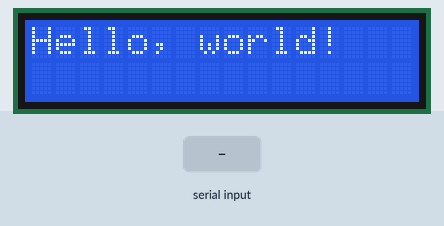
Bench run of a sketch on a simulated Arduino Uno, built with avr-gcc and run on an emulated ATmega328P. Parts: 16×2 character LCD. The inputs (shaded band) are chosen by the test bench.

Above: at 1.2 s.
1.3 s: "1" received over Serial
At 2.5 s:
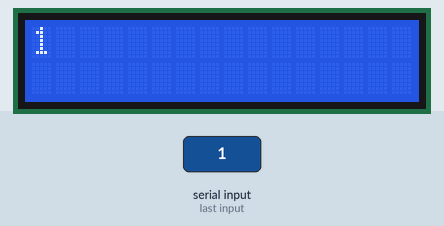
2.9 s: "0" received over Serial
At 3.7 s:
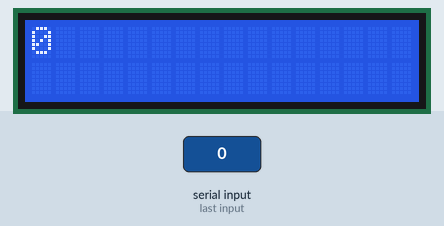
4.5 s: "2" received over Serial
At 5.0 s:
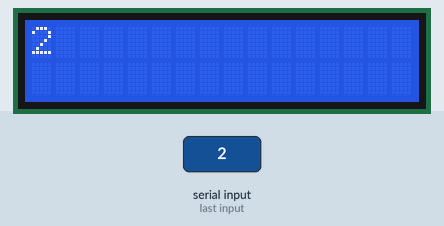
Timing chart, 0 to 7.5 s (numbered marks = the images above; inputs shaded):
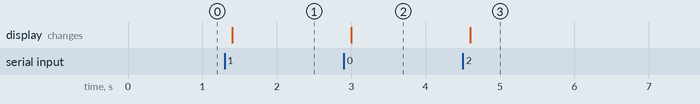

Measured:
- after the input at 1.3 s, the display: changes after 0.10 s (image 1)
- after the input at 2.9 s, the display: changes after 0.10 s (image 2)
- after the input at 4.5 s, the display: changes after 0.10 s (image 3)

The sketch:

lcd_matlab.ino
```cpp
/*
  Rangkaian:
 * LCD RS pin ke digital pin 12
 * LCD Enable pin ke digital pin 11
 * LCD D4 pin ke digital pin 5
 * LCD D5 pin ke digital pin 4
 * LCD D6 pin ke digital pin 3
 * LCD D7 pin ke digital pin 2
 * LCD R/W pin ke ground
 * LCD VSS pin ke ground
 * LCD VCC pin ke 5V
 * 10K potensiometer:
 * kaki-kaki samping ke +5V dan ground
 * kaki tengah ke LCD VO pin (pin 3)
*/

// pustaka untuk LCD
#include <LiquidCrystal.h>

// inisialisasi pustaka beserta pin2nya
LiquidCrystal lcd(12, 11, 5, 4, 3, 2);

void setup()
{
  Serial.begin(9600);
  lcd.begin(16, 2);
  lcd.setCursor(0,0);
  lcd.print("Hello, world!");
}

void loop()
{
  if (Serial.available()) {
    // delay sebentar
    delay(100);
    // clear the screen
    lcd.clear();
    int x = 0;
    int z = 0;
    // baca semua karakter yang ada
    while (Serial.available() > 0) {
      x = x + 1;
      //penuhi baris pertama
      if(x <= 16)
      {
        // tampilkan setiap karakter ke LCD
        lcd.write(Serial.read());
      }
      else
      {
        //jika sudah 16, pindah ke baris kedua
        lcd.setCursor(z, 1);
        // tampilkan setiap karakter ke LCD
        lcd.write(Serial.read());
        z = z + 1;
        Serial.println(z);
      }
    }
  }
}
```
